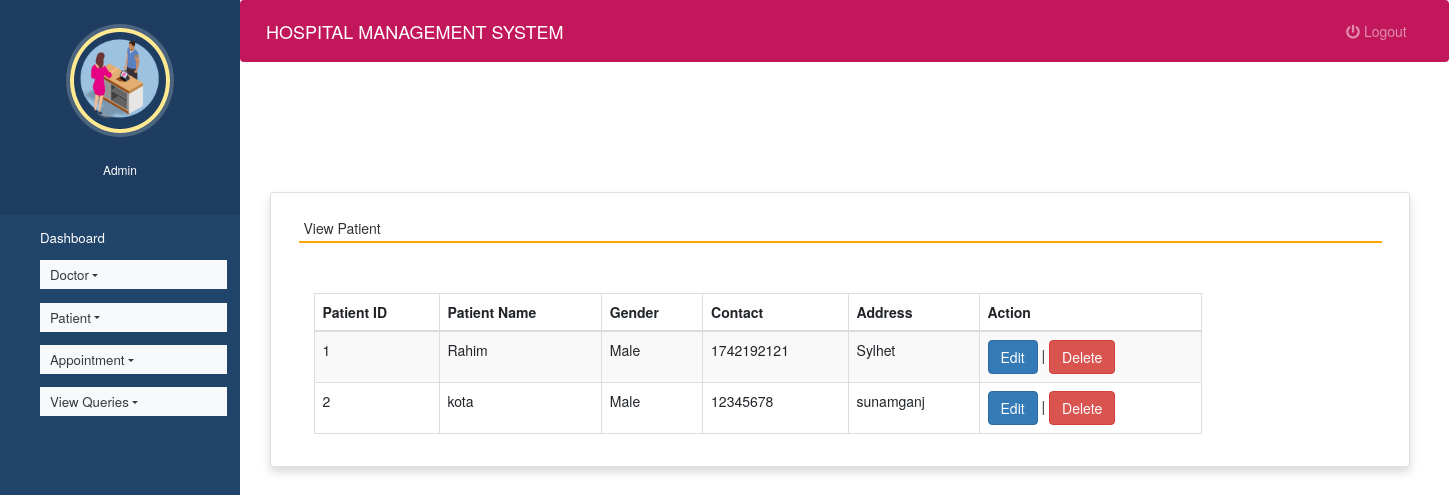
/view_patient (signed in), run on the app's committed database.
### hospitals/models.py (models this page shows, shortened)
class Patient(models.Model):
    name = models.CharField(max_length=50)
    gender = models.CharField(max_length=10)
    mobile = models.IntegerField(null=True)
    address = models.CharField(max_length=50)

### hospitals/views.py (the view)
# urls.py: path('view_patient', view_patient, name='view_patient'),
def view_patient(request):
    if not request.user.is_staff:
        return redirect('login')
    pat = Patient.objects.all()
    d = {'pat':pat}
    return render(request,'view_patient.html', d)

### hospitals/templates/view_patient.html (shortened to what this page needs)
{% extends 'admin_nav.html' %}
{% load static %}
{% block content %}
<head>
  <link rel="stylesheet" href="https://maxcdn.bootstrapcdn.com/bootstrap/3.4.1/css/bootstrap.min.css">
  <link rel="stylesheet" href="https://use.fontawesome.com/releases/v5.6.3/css/all.css">
</head>
<br><br><br><br>
<div class="container card shadow m-5">
    <div class="card-body">
        <h5 class="p-2" style="border-bottom: 2px solid orange">View Patient</h5>
		<div class="container mt-5">
		<table id="example" class="table table-striped table-bordered" style="width:80%">
			<thead>
				<tr>
					<th>Patient ID</th>
					<th>Patient Name</th>
                    <th>Gender</th>
					<th>Contact</th>
					<th>Address</th>
                    <th>Action</th>
				</tr>
			</thead>
			<tbody>
            {% for i in pat %}
			<tr>
				<td>{{i.id}}</td>
				<td>{{i.name}}</td>
				<td>{{i.gender}}</td>
				<td>{{i.mobile}}</td>
				<td>{{i.address}}</td>
				<td><a href="{% url 'edit_patient' i.id %}" class="btn btn-primary">Edit</a> |
					<a href="{% url 'delete_patient' i.id %}" onclick="return confirm('Are you ready to delete this record ?')" class="btn btn-danger">Delete</a></td>
			</tr>
			{% endfor %}
			</tbody>
		</table>
	 </div>
	</div>
</div>
{% endblock content %}

### hospitals/static/style.css (style rules this page uses)
body { padding-left: 240px; }

### hospitals/templates/admin_nav.html (style rules this page uses)
a:link { text-decoration: none; }
a { color: white; }
body { padding-left: 240px; }

### data on the page
Patient: id "1", name "Rahim", gender "Male", mobile "1742192121", address "Sylhet"
Patient: id "2", name "kota", gender "Male", mobile "12345678", address "sunamganj"
